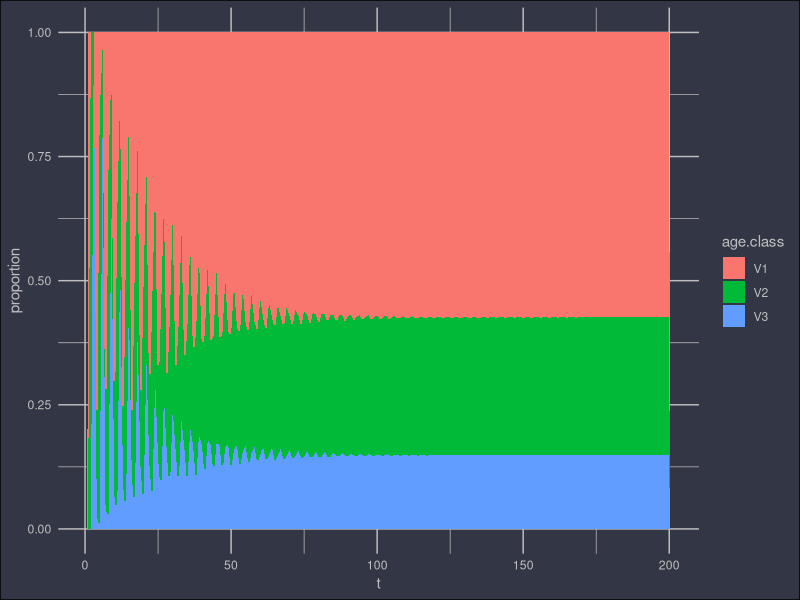
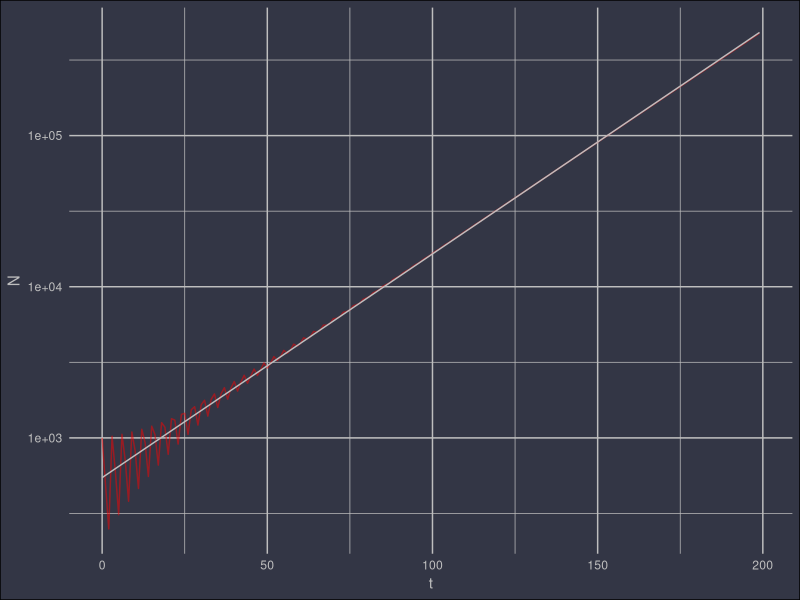
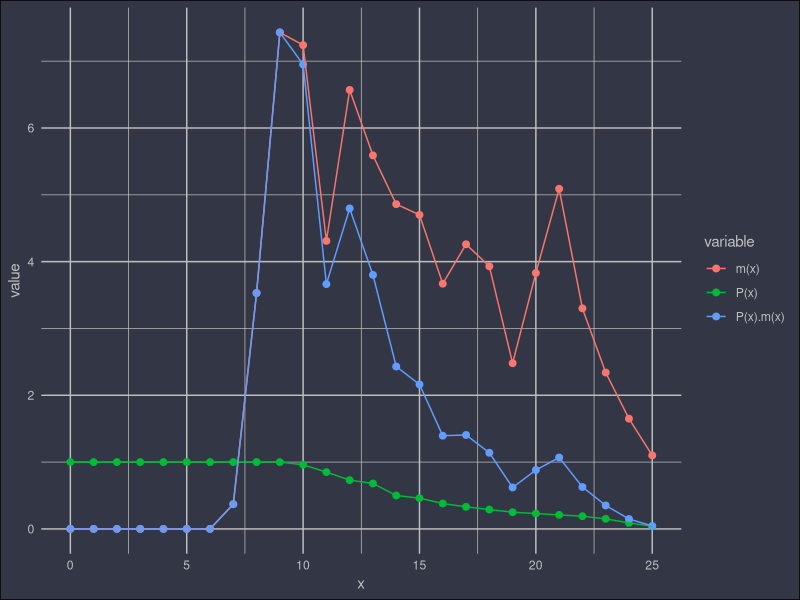

Source code (R) for these figures, in order:
## ---- chunk 1
library(tidyverse)
## ---- chunk 2
trans = matrix(
  c(0.00, 0.50, 0.00,
    0.00, 0.00, 0.50,
    4.00, 0.00, 0.10),
  ncol = 3,byrow = T
  )
rownames(trans) = c('V1','V2','V3')
colnames(trans) = c('V1','V2','V3')
trans

Tmax = 200
N = matrix(rep(0, Tmax*3), nrow = 3)
N[1,1] = 1000
for(t in 2:Tmax) N[, t] = N[, t-1] %*% trans
## ---- chunk 3
# plot
ages = as.data.frame(t(N))
ages$total = rowSums(ages)
ages$t = 1:Tmax
agesl = gather(ages, age.class, value, -t, - total)
ggplot(agesl) + 
  geom_area(aes(t, value/total, fill = age.class)) +
  ylab('proportion')+
  theme_minimal() +
  theme(
    plot.background = element_rect(fill = rgb(0.2,0.21,0.27)),
    text = element_text(colour = 'grey'), 
    axis.text = element_text(colour = 'grey'), 
    panel.grid = element_line(colour = 'grey')
  )
## ---- chunk 4
df = data.frame(
      t = 0:(Tmax-1),
      N = colSums(N)
     )
knitr::kable(df[seq(0,200, by = 20),],digits = 0, align = c('r','r','r'))

## ---- chunk 5

lm1 = lm(log(N) ~ t , data = df)
coef(lm1)
## ---- chunk 6
# plot 
df$pred = predict(lm1)
ggplot(df) +
  geom_line(aes(t,N), colour = 'red', alpha = 0.5) + 
  geom_line(aes(t,exp(pred)), colour = 'grey') + 
  theme_minimal() +
  theme(
    plot.background = element_rect(fill = rgb(.2,.21,.27)),
    text = element_text(colour = 'grey'), 
    axis.text = element_text(colour = 'grey'), 
    panel.grid = element_line(colour = 'grey')
  ) +
  scale_y_log10()
  
## ---- chunk 7
N1_stable = 1000*N[,Tmax]/sum(N[,Tmax])
N = matrix(rep(0, Tmax*3), nrow = 3)
N[,1] = N1_stable 

for(t in 2:Tmax) N[, t] = N[, t-1] %*% trans

df = data.frame(
      t = 0:(Tmax-1),
      N = colSums(N)
     )

lm1 = lm(log(N) ~ t , data = df)
coef(lm1)

## ---- chunk 8
exp(coef(lm1)[1])
## ---- chunk 9
mite = read_csv('../../data/AtlanticSpiderMite_CareyBradley1982.csv')
knitr::kable(mite, align = c('r','r','r'))

## ---- chunk 10
# plot 

mite$`P(x).m(x)` = mite$`P(x)`*mite$`m(x)`
dw = mite %>% gather(variable, value, -x)
ggplot(dw) +
  geom_point(aes(x,value, colour = variable), size = 2) +  
  geom_line(aes(x,value, colour = variable)) +
  theme_minimal() +
  theme(
    plot.background = element_rect(fill = rgb(.2,.21,.27)),
    text = element_text(colour = 'grey'), 
    axis.text = element_text(colour = 'grey'), 
    panel.grid = element_line(colour = 'grey')
  )
  
